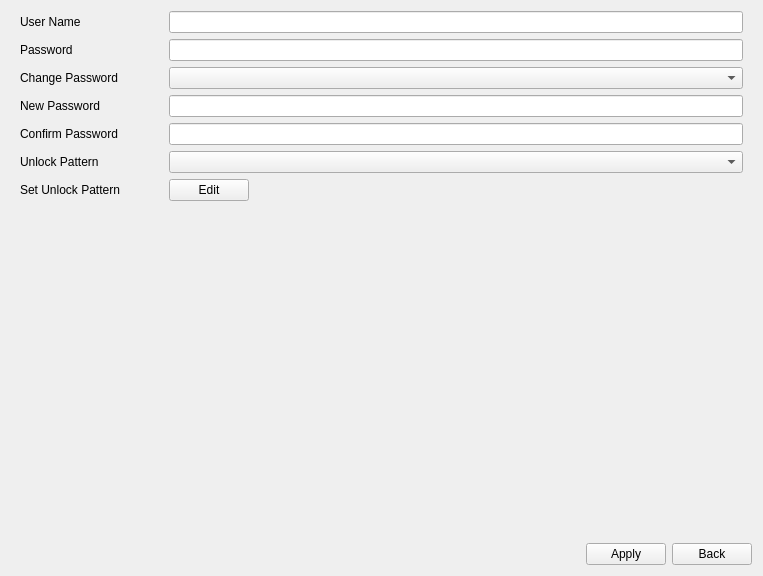
<?xml version="1.0" encoding="UTF-8"?>
<ui version="4.0">
 <class>UserSettingOperator</class>
 <widget class="QWidget" name="UserSettingOperator">
  <property name="geometry">
   <rect>
    <x>0</x>
    <y>0</y>
    <width>763</width>
    <height>576</height>
   </rect>
  </property>
  <property name="windowTitle">
   <string>Form</string>
  </property>
  <layout class="QVBoxLayout" name="verticalLayout">
   <item>
    <layout class="QGridLayout" name="gridLayout">
     <property name="leftMargin">
      <number>9</number>
     </property>
     <property name="rightMargin">
      <number>9</number>
     </property>
     <item row="4" column="0">
      <widget class="QLabel" name="label_confirmPassword">
       <property name="text">
        <string>Confirm Password</string>
       </property>
      </widget>
     </item>
     <item row="1" column="1">
      <widget class="MyLineEdit" name="lineEdit_oldPassword">
       <property name="echoMode">
        <enum>QLineEdit::Password</enum>
       </property>
      </widget>
     </item>
     <item row="3" column="1">
      <widget class="MyLineEdit" name="lineEdit_newPassword">
       <property name="echoMode">
        <enum>QLineEdit::Password</enum>
       </property>
      </widget>
     </item>
     <item row="2" column="0">
      <widget class="QLabel" name="labelChangePw">
       <property name="text">
        <string>Change Password</string>
       </property>
      </widget>
     </item>
     <item row="0" column="0">
      <widget class="QLabel" name="label_userName">
       <property name="sizePolicy">
        <sizepolicy hsizetype="Preferred" vsizetype="Preferred">
         <horstretch>1</horstretch>
         <verstretch>0</verstretch>
        </sizepolicy>
       </property>
       <property name="text">
        <string>User Name</string>
       </property>
      </widget>
     </item>
     <item row="2" column="1">
      <widget class="ComboBox" name="comboBoxChangePw"/>
     </item>
     <item row="5" column="0">
      <widget class="QLabel" name="labelUnlockPattern">
       <property name="text">
        <string>Unlock Pattern</string>
       </property>
      </widget>
     </item>
     <item row="5" column="1">
      <widget class="ComboBox" name="comboBoxUnlockPattern"/>
     </item>
     <item row="0" column="1">
      <widget class="MyLineEdit" name="lineEdit_userName">
       <property name="sizePolicy">
        <sizepolicy hsizetype="Expanding" vsizetype="Fixed">
         <horstretch>4</horstretch>
         <verstretch>0</verstretch>
        </sizepolicy>
       </property>
       <property name="readOnly">
        <bool>true</bool>
       </property>
      </widget>
     </item>
     <item row="1" column="0">
      <widget class="QLabel" name="label_oldPassword">
       <property name="text">
        <string>Password</string>
       </property>
      </widget>
     </item>
     <item row="3" column="0">
      <widget class="QLabel" name="label_newPassword">
       <property name="text">
        <string>New Password</string>
       </property>
      </widget>
     </item>
     <item row="4" column="1">
      <widget class="MyLineEdit" name="lineEdit_confirmPassword">
       <property name="echoMode">
        <enum>QLineEdit::Password</enum>
       </property>
      </widget>
     </item>
     <item row="6" column="0">
      <widget class="QLabel" name="labelSetUnlock">
       <property name="text">
        <string>Set Unlock Pattern</string>
       </property>
      </widget>
     </item>
     <item row="6" column="1">
      <widget class="QWidget" name="widget" native="true">
       <layout class="QHBoxLayout" name="horizontalLayout_2">
        <property name="leftMargin">
         <number>0</number>
        </property>
        <property name="topMargin">
         <number>0</number>
        </property>
        <property name="rightMargin">
         <number>0</number>
        </property>
        <property name="bottomMargin">
         <number>0</number>
        </property>
        <item>
         <widget class="QPushButton" name="pushButtonEdit">
          <property name="text">
           <string>Edit</string>
          </property>
         </widget>
        </item>
        <item>
         <spacer name="horizontalSpacer_2">
          <property name="orientation">
           <enum>Qt::Horizontal</enum>
          </property>
          <property name="sizeHint" stdset="0">
           <size>
            <width>488</width>
            <height>20</height>
           </size>
          </property>
         </spacer>
        </item>
       </layout>
      </widget>
     </item>
    </layout>
   </item>
   <item>
    <widget class="UserLimitWidget" name="widget_limit" native="true">
     <property name="sizePolicy">
      <sizepolicy hsizetype="Preferred" vsizetype="Expanding">
       <horstretch>0</horstretch>
       <verstretch>0</verstretch>
      </sizepolicy>
     </property>
     <property name="minimumSize">
      <size>
       <width>0</width>
       <height>0</height>
      </size>
     </property>
     <property name="contextMenuPolicy">
      <enum>Qt::NoContextMenu</enum>
     </property>
    </widget>
   </item>
   <item>
    <layout class="QHBoxLayout" name="horizontalLayout">
     <item>
      <spacer name="horizontalSpacer">
       <property name="orientation">
        <enum>Qt::Horizontal</enum>
       </property>
       <property name="sizeHint" stdset="0">
        <size>
         <width>40</width>
         <height>20</height>
        </size>
       </property>
      </spacer>
     </item>
     <item>
      <widget class="MyPushButton" name="pushButton_apply">
       <property name="text">
        <string>Apply</string>
       </property>
      </widget>
     </item>
     <item>
      <widget class="MyPushButton" name="pushButton_back">
       <property name="text">
        <string>Back</string>
       </property>
      </widget>
     </item>
    </layout>
   </item>
  </layout>
 </widget>
 <customwidgets>
  <customwidget>
   <class>ComboBox</class>
   <extends>QComboBox</extends>
   <header>combobox.h</header>
  </customwidget>
  <customwidget>
   <class>MyLineEdit</class>
   <extends>QLineEdit</extends>
   <header>mylineedit.h</header>
  </customwidget>
  <customwidget>
   <class>MyPushButton</class>
   <extends>QPushButton</extends>
   <header>mypushbutton.h</header>
  </customwidget>
  <customwidget>
   <class>UserLimitWidget</class>
   <extends>QWidget</extends>
   <header>UserLimitWidget.h</header>
   <container>1</container>
  </customwidget>
 </customwidgets>
 <resources/>
 <connections/>
</ui>
